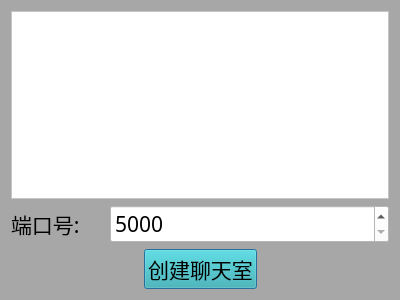
<?xml version="1.0" encoding="UTF-8"?>
<ui version="4.0">
 <class>Dialog</class>
 <widget class="QDialog" name="Dialog">
  <property name="geometry">
   <rect>
    <x>0</x>
    <y>0</y>
    <width>400</width>
    <height>300</height>
   </rect>
  </property>
  <property name="windowTitle">
   <string>QtchatServer</string>
  </property>
  <property name="styleSheet">
   <string notr="true">background-color: rgb(167, 167, 167);</string>
  </property>
  <layout class="QVBoxLayout" name="verticalLayout_2">
   <item>
    <layout class="QVBoxLayout" name="verticalLayout">
     <item>
      <widget class="QTextBrowser" name="textBrowser">
       <property name="font">
        <font>
         <family>黑体</family>
         <pointsize>14</pointsize>
        </font>
       </property>
       <property name="styleSheet">
        <string notr="true">background-color: rgb(255, 255, 255);</string>
       </property>
      </widget>
     </item>
     <item>
      <layout class="QHBoxLayout" name="horizontalLayout" stretch="1,3">
       <item>
        <widget class="QLabel" name="label">
         <property name="font">
          <font>
           <family>黑体</family>
           <pointsize>16</pointsize>
          </font>
         </property>
         <property name="text">
          <string>端口号:</string>
         </property>
        </widget>
       </item>
       <item>
        <widget class="QSpinBox" name="spinBox">
         <property name="font">
          <font>
           <family>黑体</family>
           <pointsize>16</pointsize>
          </font>
         </property>
         <property name="styleSheet">
          <string notr="true">background-color: rgb(255, 255, 255);</string>
         </property>
         <property name="minimum">
          <number>5000</number>
         </property>
         <property name="maximum">
          <number>48000</number>
         </property>
        </widget>
       </item>
      </layout>
     </item>
     <item>
      <layout class="QHBoxLayout" name="horizontalLayout_2">
       <item>
        <spacer name="horizontalSpacer">
         <property name="orientation">
          <enum>Qt::Orientation::Horizontal</enum>
         </property>
         <property name="sizeHint" stdset="0">
          <size>
           <width>40</width>
           <height>20</height>
          </size>
         </property>
        </spacer>
       </item>
       <item>
        <widget class="QPushButton" name="pushButton">
         <property name="font">
          <font>
           <family>黑体</family>
           <pointsize>16</pointsize>
          </font>
         </property>
         <property name="styleSheet">
          <string notr="true">background-color: rgb(47, 179, 179);</string>
         </property>
         <property name="text">
          <string>创建聊天室</string>
         </property>
        </widget>
       </item>
       <item>
        <spacer name="horizontalSpacer_2">
         <property name="orientation">
          <enum>Qt::Orientation::Horizontal</enum>
         </property>
         <property name="sizeHint" stdset="0">
          <size>
           <width>40</width>
           <height>20</height>
          </size>
         </property>
        </spacer>
       </item>
      </layout>
     </item>
    </layout>
   </item>
  </layout>
 </widget>
 <layoutdefault spacing="6" margin="11"/>
 <resources/>
 <connections/>
</ui>
